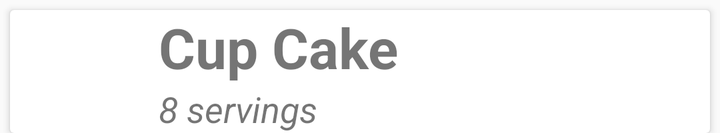
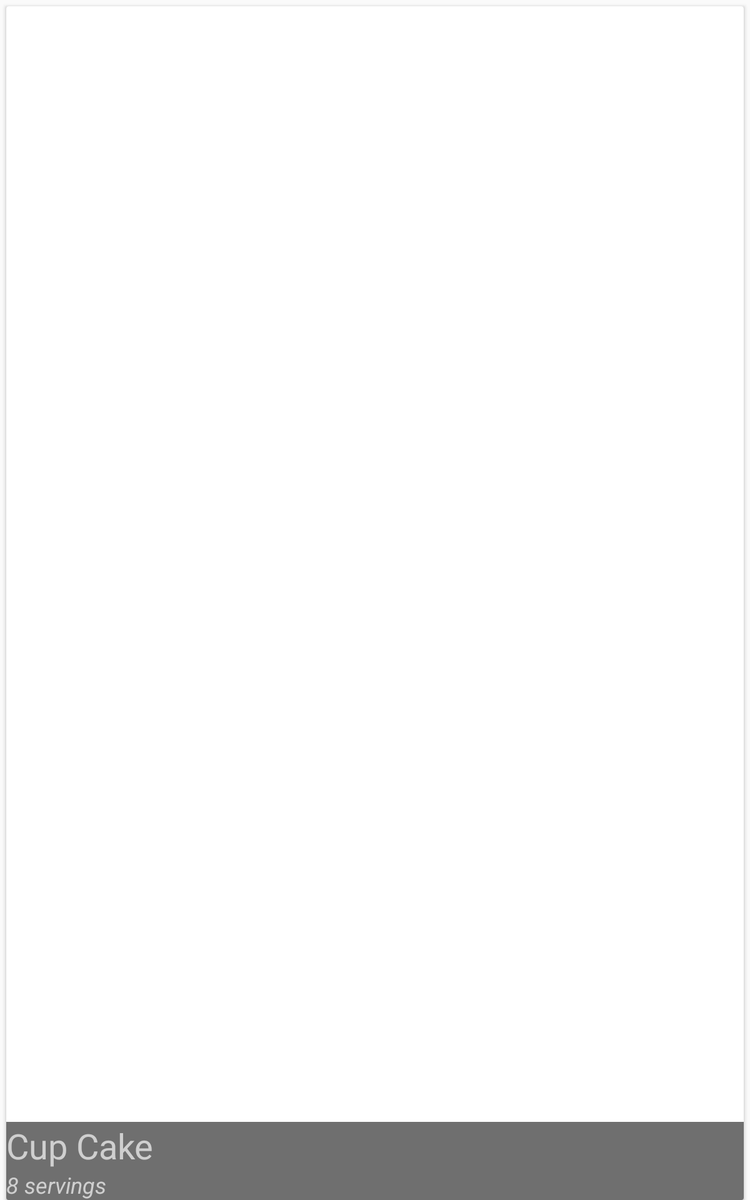

First picture: res/layout/ on a phone held upright. Second picture: the repository's own variant of that layout, on a device whose configuration matches the variant's folder. Source for both follows.
<!-- AndroidManifest.xml: application theme AppTheme -->
<!-- res/layout/recipe_list_content.xml -->
<?xml version="1.0" encoding="utf-8"?>
<android.support.v7.widget.CardView xmlns:android="http://schemas.android.com/apk/res/android"
    xmlns:tools="http://schemas.android.com/tools"
    android:layout_width="match_parent"
    android:layout_height="wrap_content"
    android:layout_marginStart="@dimen/margin_small"
    android:layout_marginEnd="@dimen/margin_small"
    android:layout_marginTop="@dimen/margin_small"
    android:elevation="@dimen/margin_small">

    <LinearLayout
        android:layout_width="match_parent"
        android:layout_height="wrap_content"
        >

        <ImageView
            android:id="@+id/recipe_image"
            android:layout_width="0dp"
            android:layout_height="match_parent"
            android:layout_weight="1"
            android:adjustViewBounds="true"
            android:contentDescription="@string/recipe_content_descriptor"
            tools:src="@mipmap/ic_launcher"
            android:layout_gravity="start|top"/>

        <LinearLayout
            android:layout_width="0dp"
            android:layout_height="wrap_content"
            android:layout_weight="5"
            android:orientation="vertical"
            android:paddingStart="@dimen/padding_normal"
            android:paddingEnd="@dimen/padding_normal">

            <TextView
                android:id="@+id/recipe_name"
                android:layout_width="wrap_content"
                android:layout_height="wrap_content"
                tools:text="@string/recipe_place_holder_text"
                android:textSize="@dimen/text_size_large"
                android:textStyle="bold"/>

            <TextView
                android:id="@+id/number_of_servings"
                android:layout_width="wrap_content"
                android:layout_height="wrap_content"
                tools:text="@string/servings_place_holder_text"
                android:textSize="@dimen/text_size_normal"
                android:textStyle="italic"/>

        </LinearLayout>
    </LinearLayout>
</android.support.v7.widget.CardView>
<!-- resources referenced by this layout -->
<resources>
  <dimen name="margin_small">5dp</dimen>
  <dimen name="padding_normal">16dp</dimen>
  <dimen name="text_size_large">28sp</dimen>
  <dimen name="text_size_normal">18sp</dimen>
  <string name="recipe_content_descriptor">%1$s Recipe</string>
  <string name="recipe_place_holder_text">Cup Cake</string>
  <string name="servings_place_holder_text">8 servings</string>
  <style name="AppTheme" parent="Theme.AppCompat.Light.NoActionBar">
          
          <item name="colorPrimary">@color/colorPrimary</item>
          <item name="colorPrimaryDark">@color/colorPrimaryDark</item>
          <item name="colorAccent">@color/colorAccent</item>
      </style>
  <color name="colorPrimary">#3F51B5</color>
  <color name="colorPrimaryDark">#303F9F</color>
  <color name="colorAccent">#FF4081</color>
</resources>
<!-- res/layout-sw600dp/recipe_list_content.xml (the repository's variant of the layout above) -->
<!-- drawn on a 7-inch tablet held upright -->
<?xml version="1.0" encoding="utf-8"?>
<android.support.v7.widget.CardView xmlns:android="http://schemas.android.com/apk/res/android"
    xmlns:tools="http://schemas.android.com/tools"
    android:layout_width="match_parent"
    android:layout_height="wrap_content"
    android:layout_marginEnd="@dimen/margin_small"
    android:layout_marginStart="@dimen/margin_small"
    android:layout_marginTop="@dimen/margin_small"
    android:elevation="@dimen/margin_small"
    android:foreground="?android:attr/selectableItemBackground">

    <LinearLayout
        android:layout_width="match_parent"
        android:layout_height="match_parent"
        android:orientation="vertical">

        <RelativeLayout
            android:layout_width="match_parent"
            android:layout_height="0dp"
            android:layout_weight="8">

            <ImageView
                android:id="@+id/recipe_image"
                android:layout_width="match_parent"
                android:layout_height="match_parent"
                android:layout_gravity="start|top"
                android:adjustViewBounds="true"
                android:contentDescription="@string/recipe_content_descriptor"
                tools:src="@mipmap/ic_launcher"
                android:layout_alignParentBottom="true"
                android:layout_alignParentStart="true" />

            <LinearLayout
                android:layout_width="match_parent"
                android:layout_height="wrap_content"
                android:background="@color/transparent_black"
                android:orientation="vertical"
                android:layout_alignParentBottom="true">

                <TextView
                    android:id="@+id/recipe_name"
                    android:layout_width="wrap_content"
                    android:layout_height="wrap_content"
                    android:textColor="@color/text_color"
                    android:textSize="@dimen/text_size_large"
                    tools:text="@string/recipe_place_holder_text" />

                <TextView
                    android:id="@+id/number_of_servings"
                    android:layout_width="wrap_content"
                    android:layout_height="wrap_content"
                    android:textColor="@color/text_color"
                    android:textSize="@dimen/text_size_normal"
                    android:textStyle="italic"
                    tools:text="@string/servings_place_holder_text" />

            </LinearLayout>
        </RelativeLayout>

    </LinearLayout>
</android.support.v7.widget.CardView>
<!-- resources referenced by the variant -->
<!-- as a 7-inch tablet held upright resolves them -->
<resources>
  <color name="text_color">#CFCFCF</color>
  <color name="transparent_black">#90000000</color>
  <dimen name="margin_small">5dp</dimen>
  <dimen name="text_size_large">28sp</dimen>
  <dimen name="text_size_normal">18sp</dimen>
  <string name="recipe_content_descriptor">%1$s Recipe</string>
  <string name="recipe_place_holder_text">Cup Cake</string>
  <string name="servings_place_holder_text">8 servings</string>
  <style name="AppTheme" parent="Theme.AppCompat.Light.NoActionBar">
          
          <item name="colorPrimary">@color/colorPrimary</item>
          <item name="colorPrimaryDark">@color/colorPrimaryDark</item>
          <item name="colorAccent">@color/colorAccent</item>
      </style>
  <color name="colorPrimary">#3F51B5</color>
  <color name="colorPrimaryDark">#303F9F</color>
  <color name="colorAccent">#FF4081</color>
</resources>
